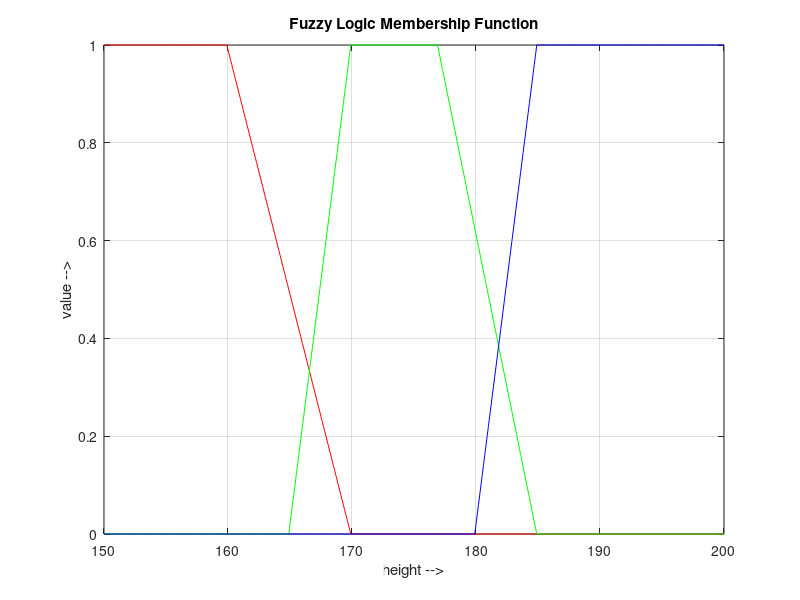

Source code (MATLAB): (Note: this script raises an error after producing the figure.)
boy = input('boyunuzu giriniz = ');

member=zeros(501,3);

for i=1:3
    
    for j=1:501
        if (i==1)
            if (j<=100)
                member(j,1)=1;
            elseif (j>100 && j<=200)
                member(j,1)= 1-(j-100)./100;
            else
                member(j,1)=0;
            end
            
        elseif (i==2)
            if (j>=200 && j<270)
                member(j,2)=1;
            elseif (j>=270 && j<=350)
                member(j,2)= 1-(j-270)./80;
            elseif (j>150 && j<200)
                member(j,2) = (j-150)./50;
            else
                member(j,2)=0;
            end
            
       elseif (i==3)
            if (j>=350)
                member(j,3)=1;
            elseif (j<350 && j>=300)
                member(j,3)= (j-300)./50;
            else
                member(j,3)=0;
            end
            
        end
    end
end

% member

timeT = 150:.1:200;
% initialX = [1 0 0];
% x = member;
a=10.*(boy-150);
short = member(:,1);
medium = member(:,2);
long = member(:,3);

plot(timeT,short,'r',timeT,medium,'g',timeT,long,'b');
title('Fuzzy Logic Membership Function');
xlabel('height -->');
ylabel('value -->');
grid on

disp('short=');
disp(short(a,1));
disp('medium=');
disp(medium(a,1));
disp('long=');
disp(long(a,1));


